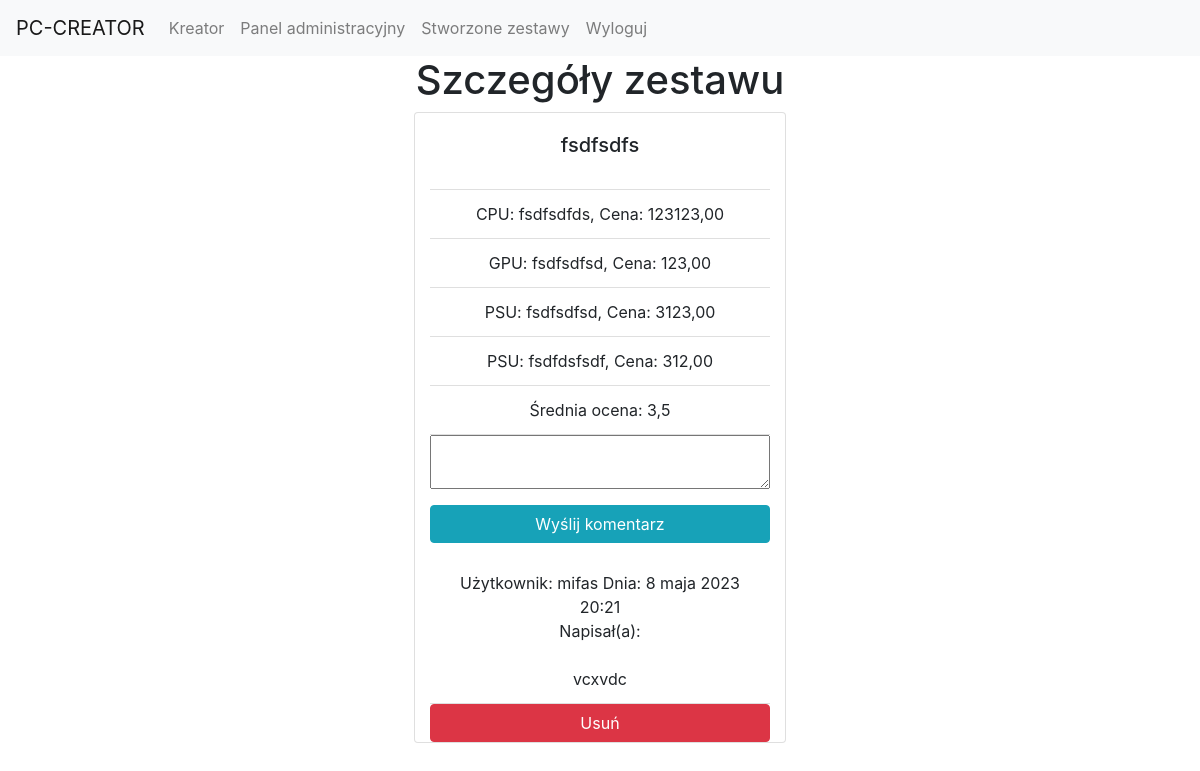
Page /details/2/ (signed in) on the committed database.
### ScriptLanguagesApp/models.py (models this page shows, shortened)
class PC(models.Model):
    name = models.CharField(max_length=100, verbose_name="Nazwa zestawu")
    cpu = models.CharField(max_length=100,verbose_name="Procesor")
    gpu = models.CharField(max_length=100,verbose_name="Karta graficzna")
    ram = models.CharField(max_length=100,verbose_name="Pamięć RAM")
    psu = models.CharField(max_length=100,verbose_name="Zasilacz")
    cpu_price = models.DecimalField(max_digits=8, decimal_places=2,verbose_name="Cena procesora")
    gpu_price = models.DecimalField(max_digits=8, decimal_places=2,verbose_name="Cena karty graficznej")
    ram_price = models.DecimalField(max_digits=8, decimal_places=2,verbose_name="Cena pamięci RAM")
    psu_price = models.DecimalField(max_digits=8, decimal_places=2,verbose_name="Cena zasilacza")
    ratings = models.ManyToManyField(User, through='PCRating')
    average_rating = models.FloatField(default=0, verbose_name="Średnia ocena", editable=False)

class Comment(models.Model):
    pc = models.ForeignKey(PC, on_delete=models.CASCADE, related_name='comments')
    user = models.ForeignKey(User, on_delete=models.CASCADE)
    text = models.TextField()
    created_at = models.DateTimeField(auto_now_add=True)

### ScriptLanguagesApp/views.py (the view)
# urls.py: path('details/<int:pc_id>/', DetailsView.as_view(), name='details'),
@method_decorator(login_required, name='dispatch')
class DetailsView(View):
    def __init__(self):
        super().__init__()
        self.logger = Logger()
    def get(self, request, pc_id):
        self.logger.log('INFO', 'DetailsView GET request')
        pc = get_object_or_404(PC, id=int(pc_id))
        return render(request, 'creator/details.html', {'pc':pc})

### ScriptLanguagesApp/Common/logger.py (called while the page is built)
    def log(self, level, message):
        getattr(self.logger, level.lower())(message)

### ScriptLanguagesApp/templates/creator/details.html (shortened to what this page needs)
{% extends 'base.html' %} {% load crispy_forms_tags %}
{% block content %}
<div class="text-center container">
  <h1>Szczegóły zestawu</h1>
  <div class="row">
    <div class="col-sm"></div>
    <div class="card text-center col-sm" style="width: 18rem">
      <div class="card-body">
        <h5 class="card-title">{{pc.name}}</h5>
      </div>
      <ul class="list-group list-group-flush">
        <li class="list-group-item">CPU: {{pc.cpu}}, Cena: {{pc.cpu_price}}</li>
        <li class="list-group-item">GPU: {{pc.gpu}}, Cena: {{pc.gpu_price}}</li>
        <li class="list-group-item">PSU: {{pc.psu}}, Cena: {{pc.psu_price}}</li>
        <li class="list-group-item">PSU: {{pc.ram}}, Cena: {{pc.ram_price}}</li>
        <li class="list-group-item">Średnia ocena: {{pc.average_rating}}</li>
      </ul>
      <div class="text-center">
        <form method="POST" action="{% url 'add-comment' pc.id %}">
          <div class="form-group" style="display: flex; flex-direction: column;">
            <textarea name="text"></textarea>
          </div>
          <div class="form-group" style="display: flex; flex-direction: column;">
            <button class="btn btn-info" type="submit">Wyślij komentarz</button>
          </div>
        </form>
        {% for comment in pc.comments.all %}
        <ul class="list-group list-group-flush">
            <li class="list-group-item">Użytkownik: {{comment.user.username}} Dnia: {{comment.created_at}} <br>
            Napisał(a): <br><br>{{comment.text}}</li>
            {% if comment.user == user %}
            <button class="btn btn-danger" type="submit" onclick="location.href='{% url 'delete-comment' comment.id %}'">Usuń</button>
            {% elif user.is_superuser %}
            <button class="btn btn-danger" type="submit" onclick="location.href='{% url 'delete-comment' comment.id %}'">Usuń</button>
            {% endif %}
        </ul>
        {% empty %}
        <p>Brak komentarzy.</p>
        {% endfor %}
      </div>
    </div>
    <div class="col-sm"></div>
  </div>
</div>
{% endblock %}

### rows in the picture
PC: name "fsdfsdfs", cpu "fsdfsdfds", cpu_price "123123,00", gpu "fsdfsdfsd", gpu_price "123,00", psu "fsdfsdfsd", psu_price "3123,00", ram "fsdfdsfsdf", ram_price "312,00", average_rating "3,5"
Comment: user.username "mifas", created_at "8 maja 2023 20:21", text "vcxvdc", shows "Usuń"
